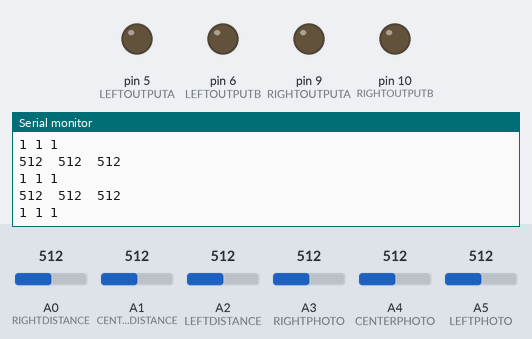
Bench run of a sketch on a simulated Arduino Uno, built with avr-gcc and run on an emulated ATmega328P. Shown: output pins drawn as LEDs (lit = HIGH), the last lines printed to the serial monitor. Inputs (shaded band) come from the test bench; at power-on: A3 (RIGHTPHOTO) = 512, A0 (RIGHTDISTANCE) = 512, A1 (CENTERDISTANCE) = 512, A2 (LEFTDISTANCE) = 512, A4 (CENTERPHOTO) = 512, A5 (LEFTPHOTO) = 512.

Above: at 1.2 s.
1.3 s: A3 (RIGHTPHOTO) set to 108
At 2.2 s:
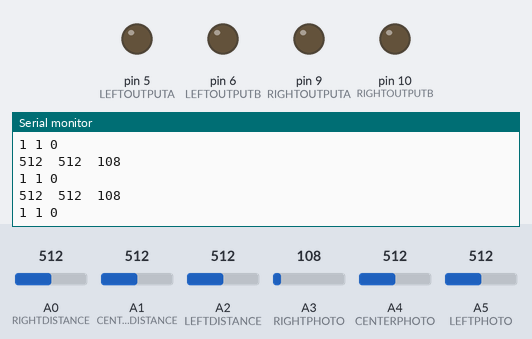
2.8 s: A3 (RIGHTPHOTO) set to 92
At 3.8 s:
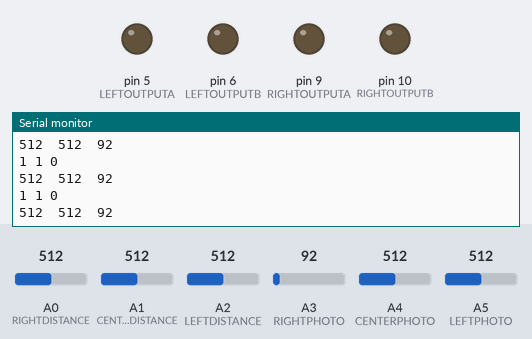
Timing chart, 0 to 5.8 s (numbered marks = the images above; inputs shaded):
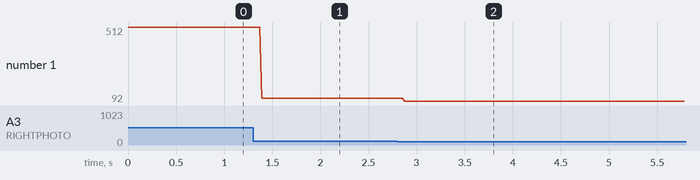

Measured:
- the behaviour switches between 100 and 99 on A3 (RIGHTPHOTO) (found by bisection; images 1 and 2)
- after the input at 1.3 s, the serial monitor: prints a new line after 0.09 s (image 1)
- after the input at 2.8 s, the serial monitor: prints a new line after 0.07 s (image 2)
- plotted number 1: 512 → 108 after the input at 1.3 s, 108 → 92 after the input at 2.8 s

The sketch:

Final_Project.ino
```cpp
#define LEFTPHOTO	A5	//These analog input ports need to be defined!
#define RIGHTPHOTO A3
#define CENTERPHOTO A4
#define LEFTDISTANCE A2
#define RIGHTDISTANCE A0
#define CENTERDISTANCE A1
#define LEFTOUTPUTA 5
#define LEFTOUTPUTB 6
#define RIGHTOUTPUTA 9
#define RIGHTOUTPUTB 10

int LEFTPHOTOREADINGP = 0; //Needs to be defined to white value
int RIGHTPHOTOREADINGP = 0; //Needs to be defined to white value
int CENTERPHOTOREADINGP = 0; //Needs to be defined to black value
int PHOTORESISTOR_THRESHOLD = 370;
int DISTANCESENSOR_THRESHOLD = 500;

void setup() {
  // put your setup code here, to run once:
  /*pinMode(LEFTPHOTO, INPUT);
  pinMode(RIGHTPHOTO, INPUT);
  pinMode(CENTERPHOTO, INPUT);
  pinMode(LEFTDISTANCE, INPUT);
  pinMode(RIGHTDISTANCE, INPUT);
  pinMode(CENTERDISTANCE, INPUT);*/
  pinMode(LEFTOUTPUTA, OUTPUT);
  pinMode(LEFTOUTPUTB, OUTPUT);
  pinMode(RIGHTOUTPUTA, OUTPUT);
  pinMode(RIGHTOUTPUTB, OUTPUT);
  Serial.begin(9600);
}

void loop() {
  // put your main code here, to run repeatedly:
  int LEFTPHOTOREADING = analogRead(LEFTPHOTO);
  int RIGHTPHOTOREADING = analogRead(RIGHTPHOTO);
  int CENTERPHOTOREADING = analogRead(CENTERPHOTO);
  int LEFTDISTANCEREADING = analogRead(LEFTDISTANCE);
  int RIGHTDISTANCEREADING = analogRead(RIGHTDISTANCE);
  int CENTERDISTANCEREADING = analogRead(CENTERDISTANCE);
  Serial.println(" ");
  Serial.print(LEFTPHOTOREADING);
  Serial.print("\t");
  Serial.print(CENTERPHOTOREADING);
  Serial.print("\t");
  Serial.print(RIGHTPHOTOREADING);
  /*int LEFTPHOTODIGITAL = 0;							//Default value for all digital readings is 0
  if (LEFTPHOTOREADING - LEFTPHOTOREADINGP > PHOTORESISTOR_THRESHOLD) { LEFTPHOTODIGITAL = 1; }		//but if analog value > threshold, change to 1
  int RIGHTPHOTODIGITAL = 0;
  if (RIGHTPHOTOREADING - RIGHTPHOTOREADINGP > PHOTORESISTOR_THRESHOLD) { RIGHTPHOTODIGITAL = 1; }	// Do they revert back to 0 if < threshold ? - John L
  int CENTERPHOTODIGITAL = 0;
  if (CENTERPHOTOREADING - CENTERPHOTOREADINGP > PHOTORESISTOR_THRESHOLD) { CENTERPHOTODIGITAL = 1; }*/
  int LEFTPHOTODIGITAL = 0;              //Default value for all digital readings is 0
  if (LEFTPHOTOREADING > PHOTORESISTOR_THRESHOLD) { LEFTPHOTODIGITAL = 1; }   //but if analog value > threshold, change to 1
  int RIGHTPHOTODIGITAL = 0;
  if (RIGHTPHOTOREADING > PHOTORESISTOR_THRESHOLD) { RIGHTPHOTODIGITAL = 1; }  // Do they revert back to 0 if < threshold ? - John L
  int CENTERPHOTODIGITAL = 0;
  if (CENTERPHOTOREADING > PHOTORESISTOR_THRESHOLD) { CENTERPHOTODIGITAL = 1; }

  Serial.println(" ");
  Serial.print(LEFTPHOTODIGITAL);
  Serial.print(" ");
  Serial.print(CENTERPHOTODIGITAL);
  Serial.print(" ");
  Serial.print(RIGHTPHOTODIGITAL);
  Serial.print(" ");

  int LEFTDISTANCEDIGITAL = 0;							//Same process for distance sensor readings
  if (LEFTDISTANCEREADING > DISTANCESENSOR_THRESHOLD) { LEFTDISTANCEDIGITAL = 1; }
  int RIGHTDISTANCEDIGITAL = 0;
  if (RIGHTDISTANCEREADING > DISTANCESENSOR_THRESHOLD) { RIGHTDISTANCEDIGITAL = 1; }
  int CENTERDISTANCEDIGITAL = 0;
  if (CENTERDISTANCEREADING > DISTANCESENSOR_THRESHOLD) { CENTERDISTANCEDIGITAL = 1; }

  if (LEFTDISTANCEDIGITAL == 1 ||
	RIGHTDISTANCEDIGITAL == 1 ||
	CENTERDISTANCEDIGITAL == 1) {		//This checks for a reading from any of the distance sensors
	//Place code for distance-sensor-based behavior here
  } else {
	if (LEFTPHOTODIGITAL == 0) {
		turnLeft();
	} else if (RIGHTPHOTODIGITAL == 0) {
		turnRight();
	} else {
		forward();
	}
  }
  LEFTPHOTOREADINGP = LEFTPHOTOREADING;
  RIGHTPHOTOREADINGP = RIGHTPHOTOREADING;
  CENTERPHOTOREADINGP = CENTERPHOTOREADING;

  //delay(1);
}

void forward () {
    digitalWrite(LEFTOUTPUTA, HIGH);
    digitalWrite(RIGHTOUTPUTA, HIGH);
    digitalWrite(LEFTOUTPUTB, LOW);
    digitalWrite(RIGHTOUTPUTB, LOW);
}
void turnLeft () {
    digitalWrite(LEFTOUTPUTA, LOW);
    digitalWrite(RIGHTOUTPUTA, HIGH);
    digitalWrite(LEFTOUTPUTB, HIGH);
    digitalWrite(RIGHTOUTPUTB, LOW);
}
void turnRight () {
    digitalWrite(LEFTOUTPUTA, HIGH);
    digitalWrite(RIGHTOUTPUTA, LOW);
    digitalWrite(LEFTOUTPUTB, LOW);
    digitalWrite(RIGHTOUTPUTB, HIGH);
}
void stopMotion () {
    digitalWrite(LEFTOUTPUTA, LOW);
    digitalWrite(RIGHTOUTPUTA, LOW);
    digitalWrite(LEFTOUTPUTB, LOW);
    digitalWrite(RIGHTOUTPUTB, LOW);
}
```
